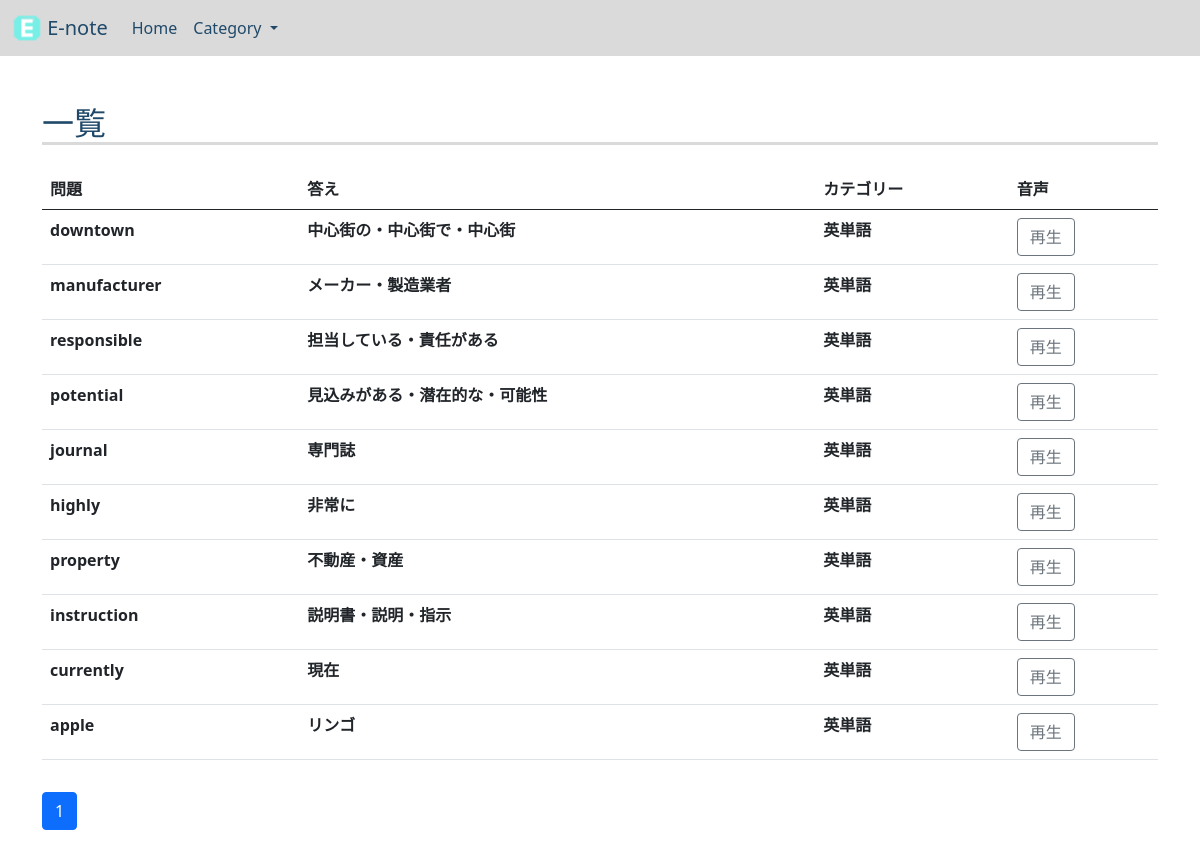
/note/book/, run on the app's committed database.
### Note/models.py (models this page shows, shortened)
class Post(models.Model):
    question = models.TextField('問題文')
    answer = models.TextField('答え')
    created_at = models.DateTimeField('作成日', default=timezone.now)
    book = models.ForeignKey(
        Book, verbose_name='単語帳名', on_delete=models.CASCADE, null=True)
    category = models.ForeignKey(
        Category, verbose_name='カテゴリ', on_delete=models.PROTECT, null=True)

class Category(models.Model):
    name = models.CharField('カテゴリ名', max_length=255)
    created_at = models.DateTimeField('作成日', default=timezone.now)
    def __str__(self):
        return self.name

### Note/views.py (the view)
# urls.py: path('book/', views.IndexView.as_view(), name='index'),
class IndexView(generic.ListView):
    model = Post
    paginate_by = 10
    def get_queryset(self):
        return Post.objects.order_by('-created_at')

### Note/context_processors.py (called while the page is built)
def common(request):
  context = {
    'category_list': Category.objects.all(),
  }
  return context

### Note/templatetags/mytag.py (called while the page is built)
@register.simple_tag
def url_replace(request, field, value):
  url_dict = request.GET.copy()
  url_dict[field] = value
  return url_dict.urlencode()

### Note/templates/Note/post_list.html (shortened to what this page needs)
{% extends 'Note/base.html' %}
{% block content %}
<h2 class="mt-5" style="border-bottom: 3px solid rgba(218,218,218,1); color:#204969;">一覧</h2>
<table class="table table-hover md-4 mt-4">
  <caption>{{book_pk}}</caption>
  <thead class="sticky-top">
    <tr>
      <th>問題</th>
      <th>答え</th>
      <th>カテゴリー</th>
      <th>音声</th>
    </tr>
  <tbody>
    {% for post in post_list %}
    <tr>
      <th>{{post.question}}</th>
      <th>{{post.answer}}</th>
      <th>{{post.category}}</th>
      <th><button id="button" class="btn btn-outline-secondary" onclick="pronounce('{{post.question}}')">再生</button></th>
    </tr>
    {% endfor %}
  </tbody>
  </thead>
</table>
{% include 'Note/page.html' %}
{% endblock %}

### Note/templates/Note/base.html (shortened to what this page needs)
{% load static %}
<!doctype html>
<html lang="ja" xmlns:display="http://www.w3.org/1999/xhtml">
<head>
  <link href="https://cdn.jsdelivr.net/npm/bootstrap@5.0.2/dist/css/bootstrap.min.css" rel="stylesheet"
>
</head>
<body>
  <nav class="navbar navbar-expand-lg navbar-light" style="background-color:#dadada">
    <div class="container-fluid">
      <a class="navbar-brand" href="{% url 'Note:book' %}" style="color:#204969">
        <img src="{% static 'img/enote.ico' %}" alt="My image" width="30" height="28"
          class="d-inline-block align-text-top">
        E-note</a>
      <div class="collapse navbar-collapse" id="navbarTogglerDemo03">
        <ul class="navbar-nav">
          <li class="nav-item">
            <a class="nav-link active" aria-current="page" href="{% url 'Note:book' %}" style="color: #204969;">Home</a>
          </li>
          <li class="nav-item dropdown">
            <a class="nav-link dropdown-toggle" style="color: #204969;" id="navbarDropdownMenuLink" role="button"
              data-bs-toggle="dropdown" aria-expanded="false">Category
            </a>
          </li>
        </ul>
      </div>
    </div>
  </nav>
  <div class="container">
    <div class="row">
      <div class="col-md-12">
        {% block content %}
        {% endblock %}
      </div>
    </div>
  </div>
</body>
</html>

### Note/templates/Note/page.html (shortened to what this page needs)
{% load mytag %}
<nav aria-label="Page navigation">
  <ul class="pagination">
    {% for link_page in page_obj.paginator.page_range %}
    {% if link_page == page_obj.number %}
    <li class="page-item active">
      <a class="page-link" href="?{% url_replace request 'page' link_page %}">
        {{ link_page }}
      </a>
    </li>
    {% else %}
    <li class="page-item">
      <a class="page-link" href="?{% url_replace request 'page' link_page %}">
        {{ link_page }}
      </a>
    </li>
    {% endif %}
    {% endfor %}
  </ul>
</nav>

### data on the page
Post: question "downtown", answer "中心街の・中心街で・中心街", category "英単語"
Post: question "manufacturer", answer "メーカー・製造業者", category "英単語"
Post: question "responsible", answer "担当している・責任がある", category "英単語"
Post: question "potential", answer "見込みがある・潜在的な・可能性", category "英単語"
Post: question "journal", answer "専門誌", category "英単語"
Post: question "highly", answer "非常に", category "英単語"
Post: question "property", answer "不動産・資産", category "英単語"
Post: question "instruction", answer "説明書・説明・指示", category "英単語"
Post: question "currently", answer "現在", category "英単語"
Post: question "apple", answer "リンゴ", category "英単語"

### other printed values
{{ link_page }} "1"
